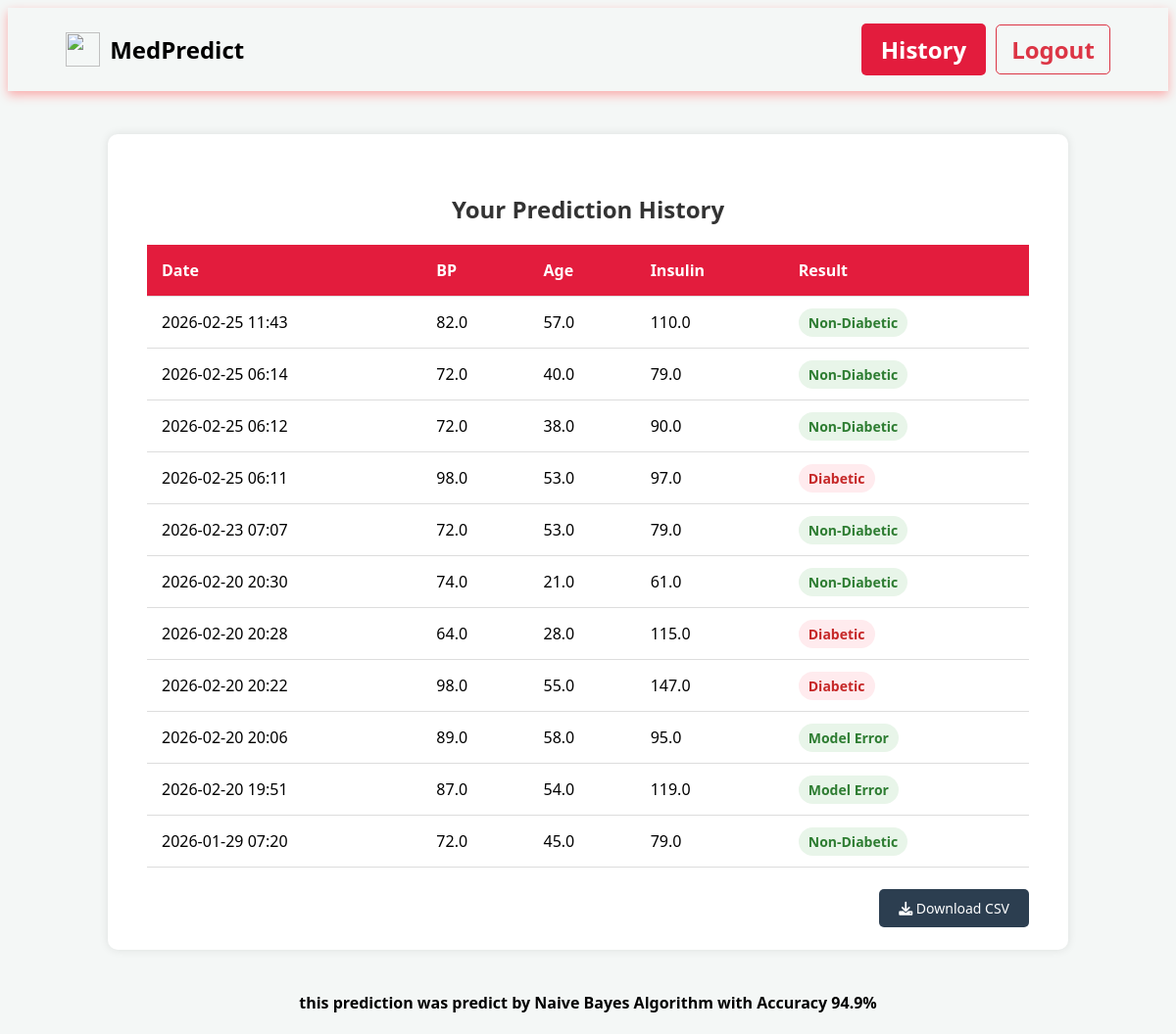
Screenshot of /history (signed in) with the database file from the repository.
### tables this page shows
CREATE TABLE history (
                id INTEGER PRIMARY KEY AUTOINCREMENT,
                user_id INTEGER,
                date TEXT,
                glucose REAL,
                blood_pressure REAL,
                age REAL,
                insulin REAL,
                result TEXT,
                FOREIGN KEY(user_id) REFERENCES users(id)
            );

### app.py (the view)
@app.route('/history')
def history():
    if 'user_id' not in session:
        return redirect(url_for('login_page'))
    conn = sqlite3.connect(DB_NAME)
    conn.row_factory = sqlite3.Row
    cursor = conn.cursor()
    records = cursor.execute("SELECT * FROM history WHERE user_id = ? ORDER BY id DESC",
                             (session['user_id'],)).fetchall()
    conn.close()
    return render_template('history.html', records=records)

### templates/history.html (shortened to what this page needs)
<!DOCTYPE html>
<html lang="en">
<head>
    <link rel="stylesheet" href="https://cdnjs.cloudflare.com/ajax/libs/font-awesome/6.0.0/css/all.min.css">
</head>
<body>
    <header>
        <div class="logo">
             <img src="{{ url_for('static', filename='images/logo.png') }}" class="logo-1">
            <div>Med<span>Predict</span></div>
        </div>
        <div class="btn">
        <a href="{{ url_for('dashboard') }}" class="his-btn">History</a>
        <a href="{{ url_for('logout') }}" class="logout-btn">Logout</a>
        </div>
    </header>
    <br>
    <br>
    <div class="container">
        <h2>Your Prediction History</h2>
        <table>
            <thead>
                <tr>
                    <th>Date</th>
                    <th>BP</th>
                    <th>Age</th>
                    <th>Insulin</th>
                    <th>Result</th>
                </tr>
            </thead>
            <tbody>
                {% for row in records %}
                <tr>
                    <td>{{ row.date }}</td>
                    <td>{{ row.blood_pressure }}</td>
                    <td>{{ row.age }}</td>
                    <td>{{ row.insulin }}</td>
                    <td>
                        {% if row.result == 'Diabetic' %}
                            <span class="status diabetic">{{ row.result }}</span>
                        {% else %}
                            <span class="status safe">{{ row.result }}</span>
                        {% endif %}
                    </td>
                </tr>
                {% else %}
                <tr>
                    <td colspan="5" style="text-align:center;">No history found.</td>
                </tr>
                {% endfor %}
            </tbody>
        </table><br>
        <a href="{{ url_for('download_history') }}" class="btn-download"><i class="fa-solid fa-download"></i> Download CSV</a><br>
    </div><br>
    <center><h4>this prediction was predict by Naive Bayes Algorithm with Accuracy 94.9%</h4></center>
</body>
</html>

### templates/history.html (style rules this page uses)
body { font-family: 'Segoe UI', sans-serif; background: #f4f7f6; padding: 0px; }
.container { max-width: 900px; margin: 0 auto; background: #fff; padding: 40px; border-radius: 10px; box-shadow: 0 0 10px rgba(0,0,0,0.1); }
h2 { text-align: center; color: #333; }
header { background: var(--white); padding: 1rem 5%; position: sticky; top: 0; z-index: 1000; box-shadow: 0 4px 10px rgb(251, 170, 170); display: flex; justify-content: space-between; align-items: center; }
.logo { font-size: 1.5rem; font-weight: 700; color: var(--secondary); display: flex; align-items: center; gap: 10px; }
.logo-1 { width: 35px; height: 35px; margin-left: auto; margin-right: auto; }
.btn { font-size: 1.5rem; font-weight: 700; color: var(--secondary); display: flex; align-items: center; gap: 10px; }
.logout-btn { color: #dc3545; border: 1px solid #dc3545; padding: 8px 15px; border-radius: 5px; text-decoration: none; transition: 0.3s; }
.his-btn { background-color: #e31c3d; color: white; padding: 10px 20px; border-radius: 5px; text-decoration: none; font-weight: bold; }
table { width: 100%; border-collapse: collapse; margin-top: 20px; }
th, td { padding: 15px; border-bottom: 1px solid #ddd; text-align: left; }
th { background: #e31c3d; color: white; }
.status { padding: 5px 10px; border-radius: 20px; font-size: 14px; font-weight: bold; }
.diabetic { background-color: #ffebee; color: #c62828; }
.safe { background-color: #e8f5e9; color: #2e7d32; }
.btn-download { float: right; background: #2c3e50; color: white; padding: 10px 20px; text-decoration: none; border-radius: 5px; font-size: 14px; transition: 0.3s; }

### rows the page displays
history: date "2026-02-25 11:43", blood_pressure "82.0", age "57.0", insulin "110.0", result "Non-Diabetic"
history: date "2026-02-25 06:14", blood_pressure "72.0", age "40.0", insulin "79.0", result "Non-Diabetic"
history: date "2026-02-25 06:12", blood_pressure "72.0", age "38.0", insulin "90.0", result "Non-Diabetic"
history: date "2026-02-25 06:11", blood_pressure "98.0", age "53.0", insulin "97.0", result "Diabetic"
history: date "2026-02-23 07:07", blood_pressure "72.0", age "53.0", insulin "79.0", result "Non-Diabetic"
history: date "2026-02-20 20:30", blood_pressure "74.0", age "21.0", insulin "61.0", result "Non-Diabetic"
history: date "2026-02-20 20:28", blood_pressure "64.0", age "28.0", insulin "115.0", result "Diabetic"
history: date "2026-02-20 20:22", blood_pressure "98.0", age "55.0", insulin "147.0", result "Diabetic"
history: date "2026-02-20 20:06", blood_pressure "89.0", age "58.0", insulin "95.0", result "Model Error"
history: date "2026-02-20 19:51", blood_pressure "87.0", age "54.0", insulin "119.0", result "Model Error"
history: date "2026-01-29 07:20", blood_pressure "72.0", age "45.0", insulin "79.0", result "Non-Diabetic"
